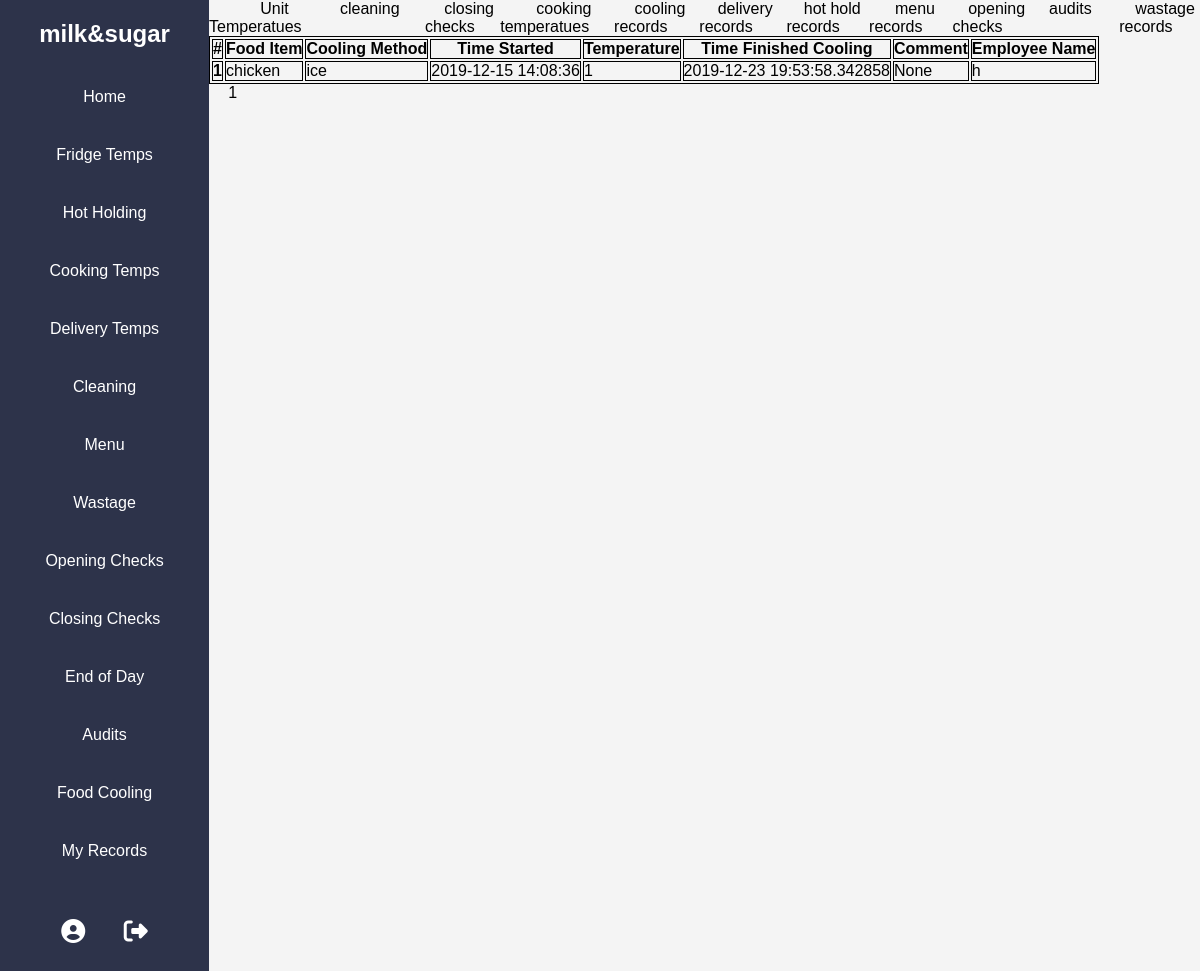
Page /cooling_temp_records/1 (signed in) on the committed database.
### SafeFoodApp/models.py (models this page shows, shortened)
class User(db.Model, UserMixin):
    id = db.Column(db.Integer, primary_key=True, nullable=False)
    username = db.Column(db.String(50), nullable=False)
    email = db.Column(db.String(50), unique=True, nullable=False)
    company_name = db.Column(db.String(120), unique=False, nullable=False)
    password = db.Column(db.String(60), unique=False, nullable=False)
    user_temp_records = db.relationship('FridgeFreezerTempTable', backref=db.backref('user', lazy=True))
    user_cooking_temp_records = db.relationship("CookingTemperatureTable", backref=db.backref('user', lazy=True))
    user_delivery_temp_records = db.relationship("DeliveryTemperatureTable", backref=db.backref('user', lazy=True))
    hot_hold_records = db.relationship("HotHoldTable", backref=db.backref('user', lazy=True))
    menu_spec = db.relationship("MenuTable", backref=db.backref('user', lazy=True))
    wastage = db.relationship("WastageTable", backref=db.backref('user', lazy=True))
    cooling_records = db.relationship("FoodCoolingTable", backref=db.backref('user', lazy=True))

class Base(db.Model):
    __abstract__ = True
    employee_name =  db.Column(db.String(50), nullable=False)
    date_submitted = db.Column(db.DateTime, nullable=False, default=datetime.utcnow)
    comment =  db.Column(db.String(100), nullable=True)

class FoodCoolingTable(Base):
    id = db.Column(db.Integer, primary_key=True)
    food_item = db.Column(db.String(20), nullable=False)
    cooling_method = db.Column(db.String(20), nullable=False)
    time_started = db.Column(db.DateTime, nullable=False)
    temperature = db.Column(db.String(10), nullable=False)
    company_id = db.Column(db.Integer, db.ForeignKey('user.id'), nullable=False)

### SafeFoodApp/routes.py (the view)
@app.route("/cooling_temp_records/<int:page_number>")
def cooling_records(page_number):
    records = FoodCoolingTable.query.filter_by(user=current_user).paginate(per_page=5, page=page_number, error_out=True)
    return render_template("cooling_temp_records.html", user_records=records)

### SafeFoodApp/models.py (called while the page is built)
@login_manager.user_loader
def load_user(user_id):
    return User.query.get(int(user_id))

### SafeFoodApp/templates/cooling_temp_records.html
{% extends "records.html"%}
{%block recordcontent%}
<table class="table table-striped">
    <thead>
        <tr>
            <th scope="col">#</th>
            <th scope="col">Food Item</th>
            <th scope="col">Cooling Method</th>
            <th scope="col">Time Started</th>
            <th scope="col">Temperature</th>
            <th scope="col">Time Finished Cooling</th>
            <th scope="col">Comment</th>
            <th scope="col">Employee Name</th>
        </tr>
    </thead>
    <tbody>
        {% for record in user_records.items %}
            <tr>
                <th scope="col">{{ loop.index }}</th>
                <td>{{record.food_item}}</td>
                <td>{{record.cooling_method}}</td>
                <td>{{record.time_started}}</td>
                <td>{{record.temperature}}</td>
                <td>{{record.date_submitted}}</th>
                <td>{{record.comment}}</td>
                <td>{{record.employee_name}}</td>
            </tr>
        {% endfor %}
    </tbody>
</table>
{% for page in user_records.iter_pages() %}
{% if page %}
<a class="test" href="{{url_for('unit_records', page_number=page) }}">{{ page }}</a>
{% else %}
.
{% endif %}
{% endfor %}
{% endblock%}

### SafeFoodApp/templates/layouts.html (shortened to what this page needs)
<!DOCTYPE html>
<html lang="en">
<head>
    <link rel="stylesheet" type="text/css" href="{{ url_for('static', filename='main.css') }}">
</head>
<body>
    <div class="container">
        <nav>
            <div class="side-nav">
                <ul>
                    <li>
                        <h2><a href="#">{{ current_user.company_name }}</a></h2>
                    </li>
                    <li><a href="{{url_for('app_home')}}">Home</a></li>
                    <li><a href="{{url_for('fridge_freezer_temps')}}">Fridge Temps</a></li>
                    <li><a href="{{url_for('hot_hold')}}"> Hot Holding</a></li>
                    <li><a href="{{url_for('cooking_temps')}}">Cooking Temps</a></li>
                    <li><a href="{{url_for('delivery')}}">Delivery Temps</a></li>
                    <li><a href="{{url_for('cleaning')}}">Cleaning</a></li>
                    <li><a href="{{url_for('menu')}}">Menu</a></li>
                    <li><a href="{{url_for('wastage')}}">Wastage</a></li>
                    <li><a href="{{url_for('opening_checks')}}">Opening Checks</a></li>
                    <li><a href="{{url_for('closing')}}">Closing Checks</a></li>
                    <li><a href="{{url_for('fridge_freezer_temps')}}">End of Day </a></li>
                    <li><a href="{{url_for('audits')}}">Audits</a></li>
                    <li><a href="{{url_for('food_cooling')}}">Food Cooling</a></li>
                    <li><a href="{{url_for('records')}}">My Records</a></li>
                    <div class="login-account">
                        <a href="#"><i class="fas fa-user-circle"></i></a>
                        <a href="{{url_for('logout')}}"><i class="fas fa-sign-out-alt"></i></a>
                    </div>
                </ul>
            </div>
        </nav>
        <div>
            {% block content %}{% endblock %}
        </div>
    </div>
</body>
</html>

### SafeFoodApp/static/main.css (style rules this page uses)
* { margin: 0; padding: 0; }
body { background-color: #f4f4f4; font-family: 'Montserrat', sans-serif; }
a { text-decoration: none; color: white; }
.test { color: black; }
li { list-style: none; }
table, th, td { border: 1px solid black; }
.container { display: grid; grid-template-columns: 1fr 8fr; height: 100vh; }
.side-nav { height: 100%; background-color: #2d334a; text-align: center; }
.side-nav li { padding: 20px; color: white; }
.login-account { display: flex; flex-direction: row; font-size: 1.5rem; justify-content: center; }
.login-account, a { padding: 1.2rem; }

### rows in the picture
User: company_name "milk&sugar"
FoodCoolingTable: food_item "chicken", cooling_method "ice", time_started "2019-12-15 14:08:36", temperature "1", date_submitted "2019-12-23 19:53:58.342858", comment "None", employee_name "h"

### other values in the picture
{{ page }} "1"
